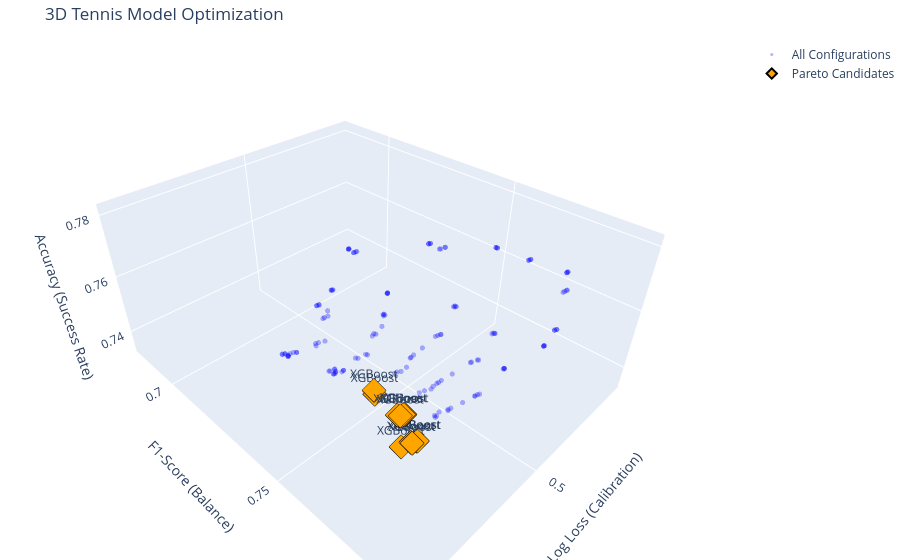

Notebook code cell kept with this figure:
### Code cell
fig = go.Figure()

# 1. Plot all runs as small, semi-transparent points
fig.add_trace(go.Scatter3d(
    x=all_runs_df['cv_log_loss_inv'],
    y=all_runs_df['cv_f1'],
    z=all_runs_df['cv_accuracy'],
    mode='markers',
    marker=dict(size=3, color='blue', opacity=0.3),
    name='All Configurations'
))

# 2. Plot the Pareto Frontier points
fig.add_trace(go.Scatter3d(
    x=pareto_3d_df['cv_log_loss_inv'],
    y=pareto_3d_df['cv_f1'],
    z=pareto_3d_df['cv_accuracy'],
    mode='markers+text',
    marker=dict(
        size=8,
        color=pareto_3d_df['model_name'].map({'XGBoost': 'orange', 'LogisticRegression': 'blue'}),
        symbol='diamond',
        line=dict(color='black', width=2)
    ),
    name='Pareto Candidates',
    text=pareto_3d_df['model_name'],
    hovertemplate="<b>%{text}</b><br>" +
                  "Inv LogLoss: %{x:.4f}<br>" +
                  "F1: %{y:.4f}<br>" +
                  "Accuracy: %{z:.4f}<br>" +
                  "<extra></extra>"
))

fig.update_layout(
    title="3D Tennis Model Optimization",
    scene=dict(
        xaxis_title='1 - Log Loss (Calibration)',
        yaxis_title='F1-Score (Balance)',
        zaxis_title='Accuracy (Success Rate)'
    ),
    margin=dict(l=0, r=0, b=0, t=40)
)

fig.show()

### Figure 1 — Plotly figure (JSON) as saved in the notebook; plotly's stock layout.template omitted (floating-point values rounded to 4 significant figures; data arrays with more than 128 entries replaced by an {"elided": "..."} marker saying what was removed)
{"data": [{"marker": {"color": "blue", "opacity": 0.3, "size": 3}, "mode": "markers", "name": "All Configurations", "type": "scatter3d", "x": {"elided": "180 float values"}, "y": {"elided": "180 float values"}, "z": {"elided": "180 float values"}}, {"hovertemplate": "<b>%{text}</b><br>Inv LogLoss: %{x:.4f}<br>F1: %{y:.4f}<br>Accuracy: %{z:.4f}<br><extra></extra>", "marker": {"color": ["orange", "orange", "orange", "orange", "orange", "orange", "orange", "orange", "orange", "orange", "orange", "orange", "orange", "orange"], "line": {"color": "black", "width": 2}, "size": 8, "symbol": "diamond"}, "mode": "markers+text", "name": "Pareto Candidates", "text": ["XGBoost", "XGBoost", "XGBoost", "XGBoost", "XGBoost", "XGBoost", "XGBoost", "XGBoost", "XGBoost", "XGBoost", "XGBoost", "XGBoost", "XGBoost", "XGBoost"], "type": "scatter3d", "x": [0.5448, 0.5447, 0.5447, 0.5449, 0.5456, 0.5457, 0.5457, 0.5457, 0.5448, 0.5447, 0.5447, 0.5456, 0.5456, 0.5456], "y": [0.7904, 0.7905, 0.7873, 0.7872, 0.79, 0.7877, 0.7865, 0.7807, 0.7904, 0.7905, 0.7873, 0.7898, 0.7871, 0.7808], "z": [0.7754, 0.7755, 0.7798, 0.7799, 0.7753, 0.7726, 0.7798, 0.7819, 0.7754, 0.7755, 0.7798, 0.7753, 0.78, 0.7809]}], "layout": {"margin": {"b": 0, "l": 0, "r": 0, "t": 40}, "scene": {"xaxis": {"title": {"text": "1 - Log Loss (Calibration)"}}, "yaxis": {"title": {"text": "F1-Score (Balance)"}}, "zaxis": {"title": {"text": "Accuracy (Success Rate)"}}}, "title": {"text": "3D Tennis Model Optimization"}}}
